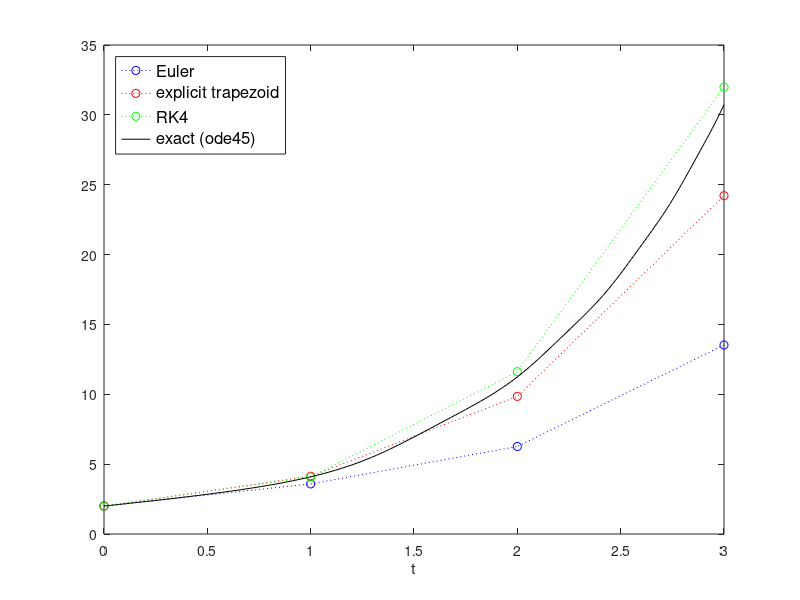

Write the MATLAB code that produced this figure.
% RUNGEKUTTA Compare O(k^1), O(k^2), and O(k^4) Runge-Kutta
% methods, i.e. Euler, ET, RK4.
% Also show Matlab's black-box (ode45) solution as exact.
% Solves:  u' = u + cos(u), u(0)=2.

f = @(t,u) u + cos(u);
k = 1.0;
t = 0.0:k:3.0;

% Euler
U = zeros(1,length(t));
U(1) = 2.0;
for j = 1:length(t)-1
    U(j+1) = U(j) + k * f(t(j),U(j));
end
plot(t,U,'bo:'),  hold on

% explicit trapezoid (ET)
U = zeros(1,length(t));
U(1) = 2.0;
for j = 1:length(t)-1
    Ustar = U(j) + k * f(t(j),U(j));
    U(j+1) = U(j) + (k/2) * ( f(t(j),U(j)) + f(t(j+1),Ustar) );
end
plot(t,U,'ro:')

% RK4
U = zeros(1,length(t));
U(1) = 2.0;
for j = 1:length(t)-1
    Y1 = U(j);
    f1 = f(t(j),Y1);
    Y2 = U(j) + (k/2) * f1;
    f2 = f(t(j)+k/2,Y2);
    Y3 = U(j) + (k/2) * f2;
    f3 = f(t(j)+k/2,Y3);
    Y4 = U(j) + k * f3;
    f4 = f(t(j+1),Y4);
    U(j+1) = U(j) + (k/6) * ( f1 + 2 * f2 + 2 * f3 + f4 );
end
plot(t,U,'go:')

% generate high-accuracy black box solution (and regard
% it as exact)
opt = odeset('RelTol',1.0e-12);
[tt,UU] = ode45(f,[0,3],2,opt);
plot(tt,UU,'k'),  hold off,  xlabel t
legend('Euler','explicit trapezoid','RK4',...
       'exact (ode45)','Location','NorthWest','FontSize',12.0)
print -dpng rungekutta.png
